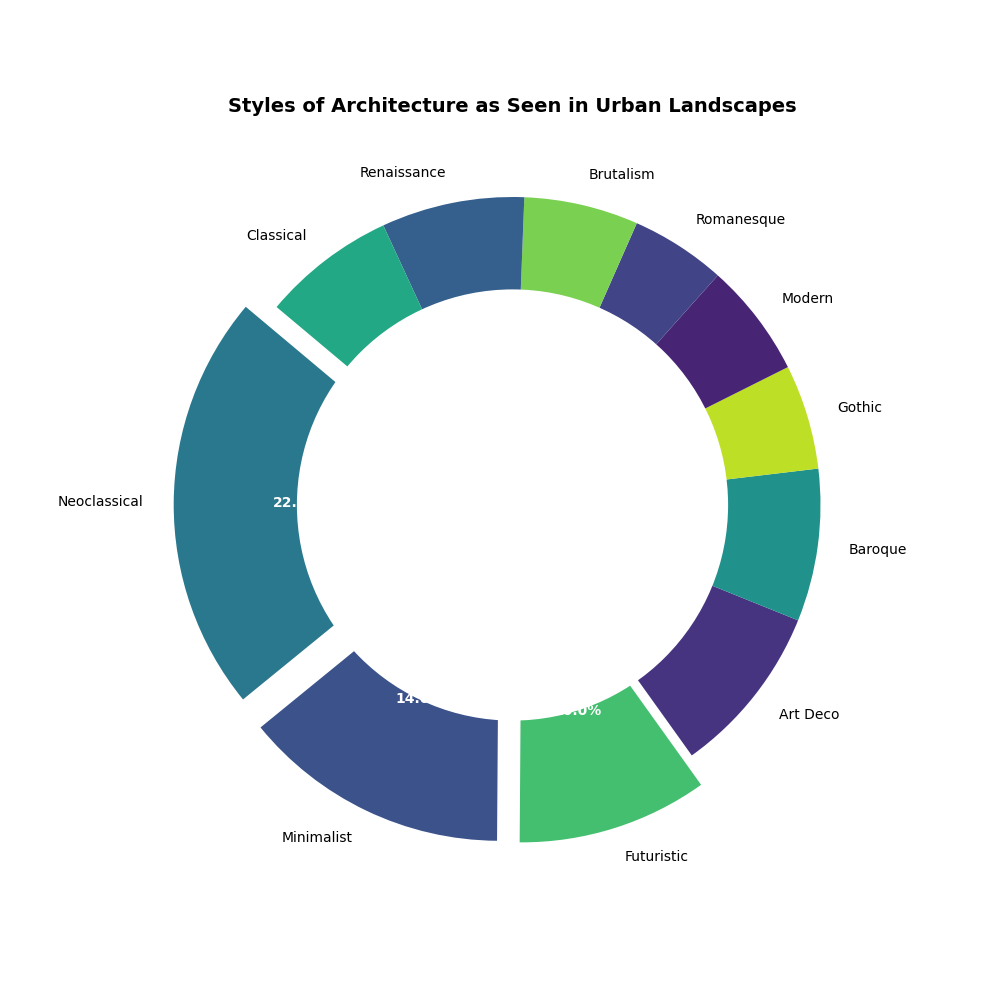

Recreate this plot in Python.
import matplotlib.pyplot as plt

# Randomly shuffled style labels
styles = [
    'Neoclassical', 'Minimalist', 'Futuristic', 'Art Deco', 'Baroque',
    'Gothic', 'Modern', 'Romanesque', 'Brutalism', 'Renaissance', 'Classical'
]

percentages = [22.0, 14.0, 10.0, 9.0, 8.0, 5.5, 6.0, 5.0, 6.0, 7.5, 7.0]
total = sum(percentages)
correction = 100 - total
percentages[-1] += correction

assert abs(sum(percentages) - 100) < 1e-9, "Percentages must sum up to 100."

colors = plt.cm.viridis([0.4, 0.25, 0.7, 0.15, 0.5, 0.9, 0.1, 0.2, 0.8, 0.3, 0.6])

explode = tuple(0.1 if p >= 10 else 0 for p in percentages)

fig, ax = plt.subplots(figsize=(10, 10))
wedges, texts, autotexts = ax.pie(
    percentages,
    labels=styles,
    autopct=lambda pct: f'{pct:.1f}%',
    startangle=140,
    colors=colors,
    explode=explode
)

centre_circle = plt.Circle((0, 0), 0.70, fc='white')
ax.add_artist(centre_circle)

plt.setp(autotexts, size=10, weight='bold', color='white')
plt.setp(texts, size=10)

# Randomly altered chart title
ax.set_title(
    'Styles of Architecture as Seen in Urban Landscapes',
    fontsize=14,
    fontweight='bold'
)

ax.set_aspect('equal')

plt.show()
